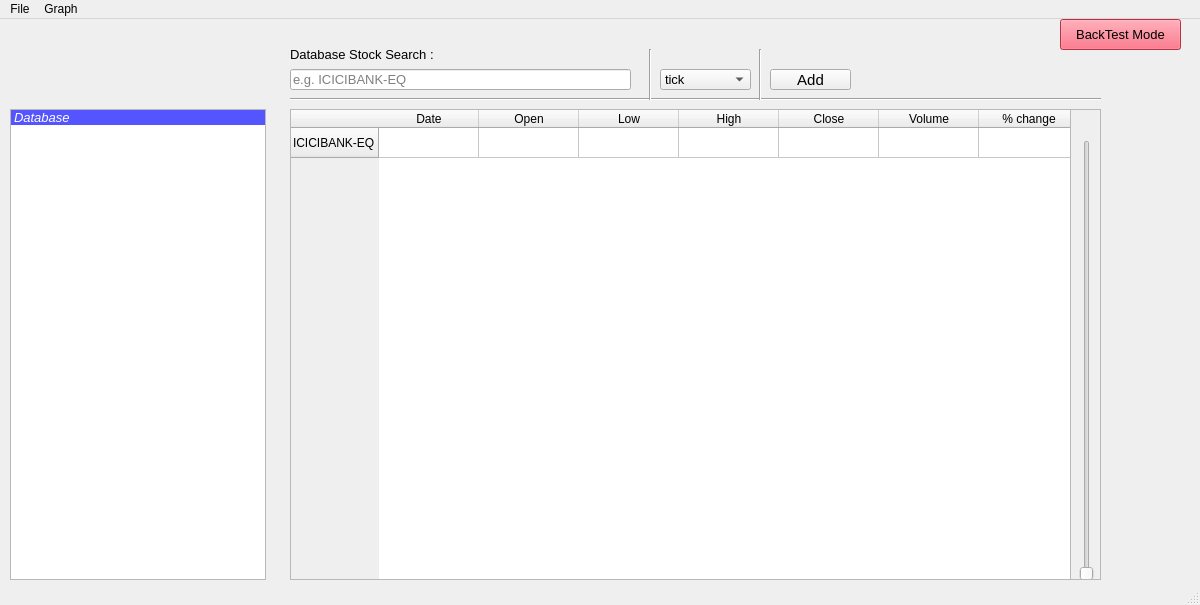
<?xml version="1.0" encoding="UTF-8"?>
<ui version="4.0">
 <class>MainWindow</class>
 <widget class="QMainWindow" name="MainWindow">
  <property name="geometry">
   <rect>
    <x>0</x>
    <y>0</y>
    <width>1200</width>
    <height>605</height>
   </rect>
  </property>
  <property name="windowTitle">
   <string>MainWindow</string>
  </property>
  <widget class="QWidget" name="centralwidget">
   <widget class="QListWidget" name="listWidget">
    <property name="geometry">
     <rect>
      <x>10</x>
      <y>90</y>
      <width>256</width>
      <height>471</height>
     </rect>
    </property>
    <item>
     <property name="text">
      <string>Database</string>
     </property>
     <property name="font">
      <font>
       <family>Albany AMT</family>
       <pointsize>10</pointsize>
       <weight>50</weight>
       <italic>true</italic>
       <bold>false</bold>
       <underline>false</underline>
       <strikeout>false</strikeout>
       <stylestrategy>PreferDefault</stylestrategy>
       <kerning>true</kerning>
      </font>
     </property>
     <property name="background">
      <brush brushstyle="SolidPattern">
       <color alpha="255">
        <red>85</red>
        <green>85</green>
        <blue>255</blue>
       </color>
      </brush>
     </property>
     <property name="foreground">
      <brush brushstyle="SolidPattern">
       <color alpha="255">
        <red>255</red>
        <green>255</green>
        <blue>255</blue>
       </color>
      </brush>
     </property>
    </item>
   </widget>
   <widget class="QPushButton" name="pushButton_2">
    <property name="geometry">
     <rect>
      <x>1060</x>
      <y>0</y>
      <width>121</width>
      <height>31</height>
     </rect>
    </property>
    <property name="font">
     <font>
      <pointsize>10</pointsize>
     </font>
    </property>
    <property name="styleSheet">
     <string notr="true">background-color: rgb(255, 69, 94);</string>
    </property>
    <property name="text">
     <string>BackTest Mode</string>
    </property>
   </widget>
   <widget class="Line" name="line_2">
    <property name="geometry">
     <rect>
      <x>290</x>
      <y>70</y>
      <width>811</width>
      <height>20</height>
     </rect>
    </property>
    <property name="orientation">
     <enum>Qt::Horizontal</enum>
    </property>
   </widget>
   <widget class="QComboBox" name="comboBox">
    <property name="geometry">
     <rect>
      <x>660</x>
      <y>50</y>
      <width>91</width>
      <height>21</height>
     </rect>
    </property>
    <property name="font">
     <font>
      <family>Albany AMT</family>
      <pointsize>10</pointsize>
     </font>
    </property>
    <item>
     <property name="text">
      <string>tick</string>
     </property>
    </item>
    <item>
     <property name="text">
      <string>1 min</string>
     </property>
    </item>
    <item>
     <property name="text">
      <string>2 min</string>
     </property>
    </item>
    <item>
     <property name="text">
      <string>5 min</string>
     </property>
    </item>
    <item>
     <property name="text">
      <string>10 min</string>
     </property>
    </item>
    <item>
     <property name="text">
      <string>day</string>
     </property>
    </item>
   </widget>
   <widget class="QScrollArea" name="scrollArea">
    <property name="geometry">
     <rect>
      <x>1070</x>
      <y>90</y>
      <width>31</width>
      <height>471</height>
     </rect>
    </property>
    <property name="widgetResizable">
     <bool>true</bool>
    </property>
    <widget class="QWidget" name="scrollAreaWidgetContents">
     <property name="geometry">
      <rect>
       <x>0</x>
       <y>0</y>
       <width>29</width>
       <height>469</height>
      </rect>
     </property>
     <widget class="QSlider" name="verticalSlider">
      <property name="geometry">
       <rect>
        <x>0</x>
        <y>30</y>
        <width>31</width>
        <height>441</height>
       </rect>
      </property>
      <property name="orientation">
       <enum>Qt::Vertical</enum>
      </property>
     </widget>
    </widget>
   </widget>
   <widget class="Line" name="line_3">
    <property name="geometry">
     <rect>
      <x>640</x>
      <y>30</y>
      <width>20</width>
      <height>51</height>
     </rect>
    </property>
    <property name="orientation">
     <enum>Qt::Vertical</enum>
    </property>
   </widget>
   <widget class="QLabel" name="label">
    <property name="geometry">
     <rect>
      <x>290</x>
      <y>20</y>
      <width>221</width>
      <height>31</height>
     </rect>
    </property>
    <property name="font">
     <font>
      <pointsize>10</pointsize>
     </font>
    </property>
    <property name="text">
     <string>Database Stock Search :</string>
    </property>
   </widget>
   <widget class="QTableWidget" name="tableWidget">
    <property name="geometry">
     <rect>
      <x>290</x>
      <y>90</y>
      <width>811</width>
      <height>471</height>
     </rect>
    </property>
    <property name="sizePolicy">
     <sizepolicy hsizetype="Fixed" vsizetype="Expanding">
      <horstretch>0</horstretch>
      <verstretch>0</verstretch>
     </sizepolicy>
    </property>
    <row>
     <property name="text">
      <string>ICICIBANK-EQ</string>
     </property>
    </row>
    <column>
     <property name="text">
      <string>Date</string>
     </property>
    </column>
    <column>
     <property name="text">
      <string>Open</string>
     </property>
    </column>
    <column>
     <property name="text">
      <string>Low</string>
     </property>
    </column>
    <column>
     <property name="text">
      <string>High</string>
     </property>
    </column>
    <column>
     <property name="text">
      <string>Close</string>
     </property>
    </column>
    <column>
     <property name="text">
      <string>Volume</string>
     </property>
    </column>
    <column>
     <property name="text">
      <string>% change</string>
     </property>
    </column>
   </widget>
   <widget class="QLineEdit" name="lineEdit">
    <property name="geometry">
     <rect>
      <x>290</x>
      <y>50</y>
      <width>341</width>
      <height>21</height>
     </rect>
    </property>
    <property name="font">
     <font>
      <family>Albany AMT</family>
      <pointsize>10</pointsize>
     </font>
    </property>
    <property name="autoFillBackground">
     <bool>false</bool>
    </property>
    <property name="placeholderText">
     <string>e.g. ICICIBANK-EQ</string>
    </property>
   </widget>
   <widget class="Line" name="line">
    <property name="geometry">
     <rect>
      <x>750</x>
      <y>30</y>
      <width>20</width>
      <height>51</height>
     </rect>
    </property>
    <property name="orientation">
     <enum>Qt::Vertical</enum>
    </property>
   </widget>
   <widget class="QPushButton" name="pushButton">
    <property name="geometry">
     <rect>
      <x>770</x>
      <y>50</y>
      <width>81</width>
      <height>21</height>
     </rect>
    </property>
    <property name="font">
     <font>
      <family>Albany AMT</family>
      <pointsize>11</pointsize>
     </font>
    </property>
    <property name="text">
     <string>Add</string>
    </property>
   </widget>
   <zorder>tableWidget</zorder>
   <zorder>listWidget</zorder>
   <zorder>pushButton_2</zorder>
   <zorder>line_2</zorder>
   <zorder>comboBox</zorder>
   <zorder>scrollArea</zorder>
   <zorder>line_3</zorder>
   <zorder>label</zorder>
   <zorder>lineEdit</zorder>
   <zorder>line</zorder>
   <zorder>pushButton</zorder>
  </widget>
  <widget class="QMenuBar" name="menubar">
   <property name="geometry">
    <rect>
     <x>0</x>
     <y>0</y>
     <width>1200</width>
     <height>21</height>
    </rect>
   </property>
   <widget class="QMenu" name="menuFile">
    <property name="title">
     <string>File</string>
    </property>
   </widget>
   <widget class="QMenu" name="menuGraph">
    <property name="title">
     <string>Graph</string>
    </property>
    <addaction name="actionDraw_Graph"/>
   </widget>
   <addaction name="menuFile"/>
   <addaction name="menuGraph"/>
  </widget>
  <widget class="QStatusBar" name="statusbar"/>
  <action name="actionDraw_Graph">
   <property name="text">
    <string>Draw Graph</string>
   </property>
  </action>
 </widget>
 <resources/>
 <connections/>
</ui>
